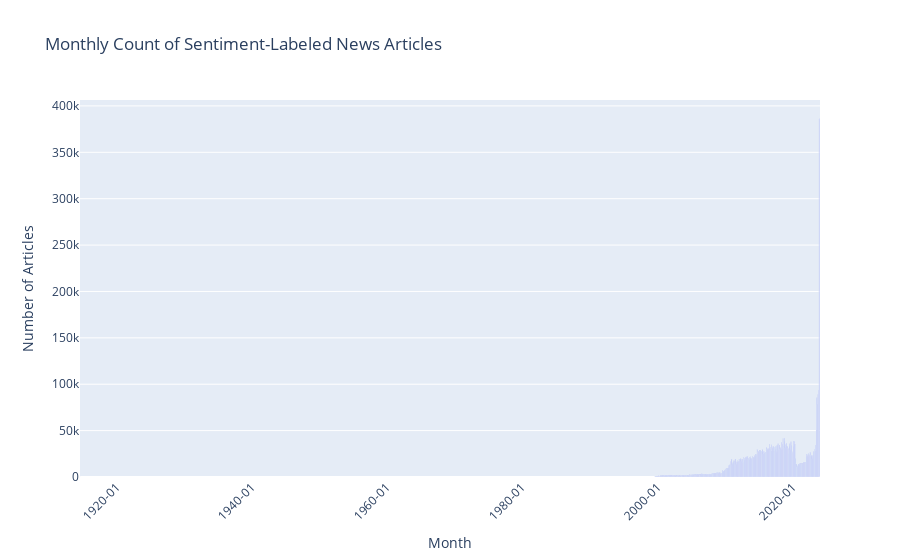

The code cell stored with this chart in its notebook:
### Code cell
plot_timeseries(nasdaq_data)

### Figure 1 — Plotly figure (JSON) as saved in the notebook; plotly's stock layout.template omitted (floating-point values rounded to 4 significant figures; data arrays with more than 128 entries replaced by an {"elided": "..."} marker saying what was removed)
{"data": [{"alignmentgroup": "True", "hovertemplate": "YearMonth=%{x}<br>Count=%{y}<extra></extra>", "legendgroup": "", "marker": {"color": "#636efa", "pattern": {"shape": ""}}, "name": "", "offsetgroup": "", "orientation": "v", "showlegend": false, "textposition": "auto", "type": "bar", "x": {"elided": "295 str values"}, "xaxis": "x", "y": {"elided": "295 int values"}, "yaxis": "y"}], "layout": {"barmode": "relative", "legend": {"tracegroupgap": 0}, "title": {"text": "Monthly Count of Sentiment-Labeled News Articles"}, "xaxis": {"anchor": "y", "domain": [0, 1], "tickangle": -45, "tickformat": "%Y-%m", "title": {"text": "Month"}}, "yaxis": {"anchor": "x", "domain": [0, 1], "title": {"text": "Number of Articles"}}}}
